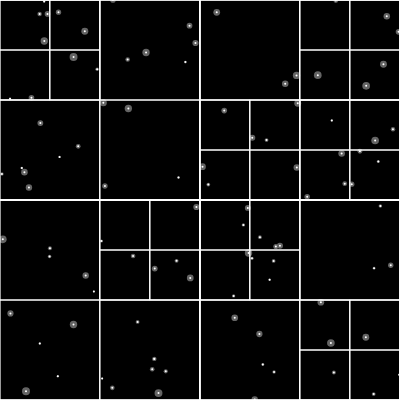
Frame 1 (no input)
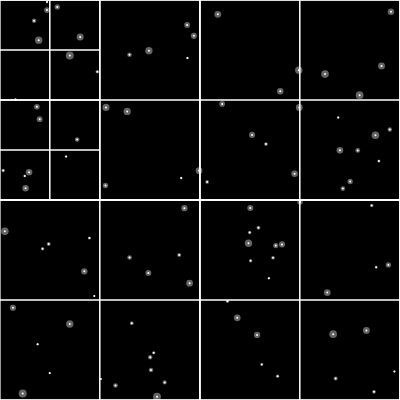
Frame 60 (no input)
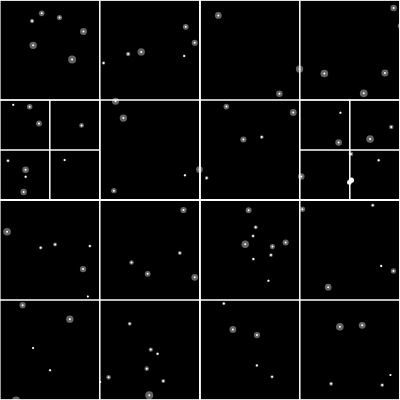
Frame 120 (the mouse pressed at the canvas centre since frame 60)

The p5.js sketch that drew these frames (run headless with seeded random() and noise() and a simulated clock; from frame 60 on, the mouse is pressed at the canvas centre):

// p5.js sketch
// ── sketch.js
let qtree;
let range;
let boundary;
let particleCount;
let particles = [];

let framerateP;
let withQuadTree;
let total;

function setup() {
    createCanvas(400, 400);

    boundary = new Rectangle(width / 2, height / 2, width, height);
    particleCount = 100;
    for (let i = 0; i < particleCount; i++) {
        particles.push(new Particle(random(width), random(height), random(1, 4)));
    }

    framerateP = createP('framerate: ');
    withQuadTree = createCheckbox('using quadtree');
    withQuadTree.checked(true);
    let totalP = createP(particleCount);
    total = createSlider(1, 5000, 100);

    total.input(() => {
        particleCount = total.value();
        totalP.html(particleCount);

        while (particleCount > particles.length) {
            particles.push(new Particle(random(width), random(height), random(1, 4)));
        }
        if (particleCount < particles.length) {
          particles.splice(0, particles.length - particleCount);
        }
    });

 
}

function draw() {
    qtree = new QuadTree(boundary, 4);

    background(0);

    for (let p of particles) {
        p.move();
        p.render();
        p.setHighlight(false);

        qtree.insert(new Point(p.x, p.y, p));
    }

    for (let p of particles) {
        if (withQuadTree.checked()) {
            let points = qtree.query(new Circle(p.x, p.y, p.r * 2));
            for (let point of points) {
                let other = point.userData;
                if (p !== other && p.intersects(other)) {
                    p.setHighlight(true);
                }
            }
        }
        else {
            for (let other of particles) {
                if (p !== other && p.intersects(other)) {
                    p.setHighlight(true);
                }
            }
        }
    }

    if (withQuadTree.checked()) {
        qtree.show();
        /*stroke(0, 255, 0);
        rectMode(CENTER);

        range = new Rectangle(mouseX, mouseY, 25, 25);

        rect(range.x, range.y, range.w * 2, range.h * 2);

        for (let p of qtree.query(range)) {
            strokeWeight(4);
            point(p.x, p.y);
        }*/
    }

    framerateP.html("Framerate: " + floor(frameRate()));
}
// ── particle.js
class Particle {
    constructor(x, y, r) {
        this.x = x;
        this.y = y;
        this.r = r;
        this.highlight = false;
    }

    move() {
        this.x += random(-1, 1);
        this.y += random(-1, 1);
    }

    render() {
        noStroke();
        if (this.highlight) {
            fill(255);
        }
        else {
            fill(100);
        }

        ellipse(this.x, this.y, this.r * 2);
    }

    setHighlight(value) {
        this.highlight = value;
    }

    intersects(other) {
        return dist(this.x, this.y, other.x, other.y) < (this.r + other.r);
    }
}
// ── quadtree.js
class Point {
    constructor(x, y, userData) {
        this.x = x;
        this.y = y;
        this.userData = userData;
    }
}

class Rectangle {
    constructor(x, y, w, h) {
        this.x = x;
        this.y = y;
        this.w = w;
        this.h = h;
    }

    contains(point) {
        return point.x >= (this.x - this.w) &&
               point.x <= (this.x + this.w) &&
               point.y >= (this.y - this.h) &&
               point.y <= (this.y + this.h)
               ;
    }

    intersects(range) {
        return !((range.x - range.w) > (this.x + this.w) ||
                 (range.x + range.w) < (this.x - this.w) ||
                 (range.y - range.h) > (this.y + this.h) ||
                 (range.y + range.h) < (this.y - this.h));

    }
}

class Circle {
    constructor(x, y, r) {
        this.x = x;
        this.y = y;
        this.r = r;
        this.rSquared = this.r * this.r;
    }

    contains(point) {
        // check if the point is in the circle by checking if the euclidean distance of
        // the point and the center of the circle if smaller or equal to the radius of
        // the circle

        return (Math.pow((point.x - this.x), 2) + Math.pow((point.y - this.y), 2)) <= this.rSquared;
    }

    intersects(range) {
        let xDist = Math.abs(range.x - this.x);
        let yDist = Math.abs(range.y - this.y);

        let edges = Math.pow((xDist - range.w), 2) + Math.pow((yDist - range.h), 2);

        // no intersection
        if (xDist > (this.r + range.w) || yDist > (this.r + range.h))
          return false;

        // intersection within the circle
        if (xDist <= range.w || yDist <= range.h)
          return true;

        // intersection on the edge of the circle
        return edges <= this.rSquared;
    }
}

class QuadTree {
    constructor(boundary, n) {
        this.boundary = boundary;
        this.capacity = n;
        this.points = [];
        this.divided = false;
    }

    subdivide() {
        let w2 = this.boundary.w / 2;
        let h2 = this.boundary.h / 2;
        let xpw2 = this.boundary.x + w2;
        let xmw2 = this.boundary.x - w2;
        let yph2 = this.boundary.y + h2;
        let ymh2 = this.boundary.y - h2;

        this.northeast = new QuadTree(new Rectangle(xpw2, ymh2, w2, h2), this.capacity);
        this.northwest = new QuadTree(new Rectangle(xmw2, ymh2, w2, h2), this.capacity);
        this.southeast = new QuadTree(new Rectangle(xpw2, yph2, w2, h2), this.capacity);
        this.southwest = new QuadTree(new Rectangle(xmw2, yph2, w2, h2), this.capacity);

        this.divided = true;
    }

    insert(point) {

        if (!this.boundary.contains(point)) {
            return false;
        }

        if (this.points.length < this.capacity) {
            this.points.push(point);
            return true;
        }
        else {
            if (!this.divided) {
                this.subdivide();
            }
            
            return this.northeast.insert(point) || 
                   this.northwest.insert(point) ||
                   this.southeast.insert(point) ||
                   this.southwest.insert(point)
            ;
        }
    }

    query(range, found) {
        if (!found) {
            found = [];
        }

        if (this.boundary.intersects(range)) {
            for (let p of this.points) {
                if (range.contains(p)) {
                    found.push(p);
                }
            }

            if (this.divided) {
                this.northwest.query(range, found);
                this.northeast.query(range, found);
                this.southwest.query(range, found);
                this.southeast.query(range, found);
            }
        }

        return found;
    }

    show() {
        stroke(255);
        strokeWeight(1);
        noFill();
        rectMode(CENTER);
        rect(this.boundary.x, this.boundary.y, this.boundary.w * 2, this.boundary.h * 2);

        if (this.divided) {
            this.northeast.show();
            this.northwest.show();
            this.southeast.show();
            this.southwest.show();
        }

        for(let p of this.points) {
            strokeWeight(2);
            point(p.x, p.y);
        }
    }
}
